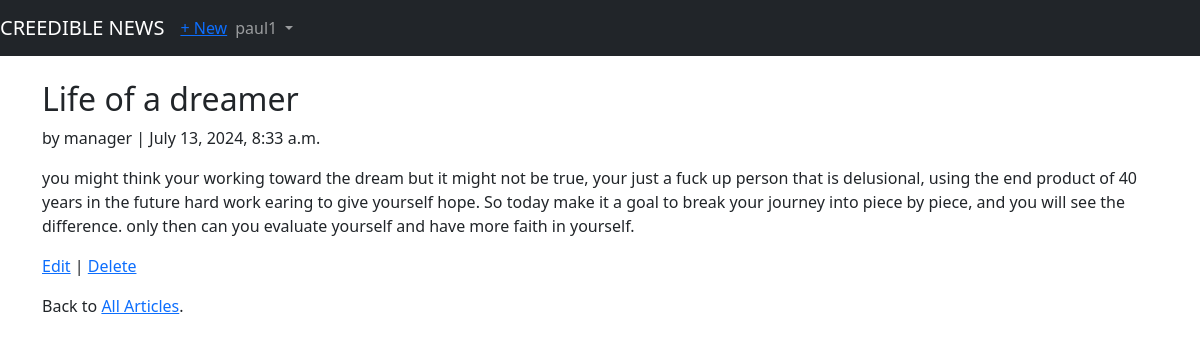
Screenshot of /articles/1/ (signed in) with the database file from the repository.
### users/models.py (models this page shows)
class CustomUser(AbstractUser):
    age = models.PositiveIntegerField(null=True, blank=True)

### articles/models.py (models this page shows, shortened)
class Article(models.Model):
    title = models.CharField(max_length=255)
    body = models.TextField()
    date = models.DateTimeField(auto_now_add=True)
    author = models.ForeignKey(
        get_user_model(),
        on_delete=models.CASCADE,
    )

### articles/views.py (the view)
# urls.py: path('<int:pk>/', ArticleDetailView.as_view(), name='article_detail'),
class ArticleDetailView(LoginRequiredMixin, DetailView):
    model = Article
    template_name = 'article_detail.html'

### templates/article_detail.html
{% extends 'base.html' %}
{%block content %}
<div class="article-entry">
    <h2>{{ object.title }}</h2>
    <p>by {{ object.author }} | {{ object.date }}</p>
    <p>{{ object.body }}</p>
</div>
<p><a href="{% url 'article_edit' article.pk %}">Edit</a> | <a href="{% url 'article_delete' article.pk %}">Delete</a> </p>
<p>Back to <a href="{% url 'article_list' %}">All Articles</a>.</p>
{% endblock content %}

### templates/base.html (shortened to what this page needs)
<!DOCTYPE html>
<html lang="en">
<head>
    <link href="https://cdn.jsdelivr.net/npm/bootstrap@5.3.3/dist/css/bootstrap.min.css" rel="stylesheet">
</head>
<body>
    <nav class="navbar navbar-expand-md navbar-dark bg-dark mb-4">
        <a href="{% url 'home' %}" class="navbar-brand">CREEDIBLE NEWS</a>
        {% if user.is_authenticated %}
        <ul class="navbar-nav mr-auto">
            <li class="nav-item"><a href="{% url 'article_new' %}">+ New</a></li>
        </ul>
        {% endif %}
        <div class="collapse navbar-collapse" id="navbarCollapse">
            {% if user.is_authenticated %}
                <ul class="navbar-nav mr-auto">
                    <li class="nav-item dropdown">
                        <a href="#" class="nav-link dropdown-toggle" id="userMenu" role="button" data-bs-toggle="dropdown" aria-expanded="false">
                            {{ user.username }}
                        </a>
                    </li>
                </ul>
            {% else %}
                <div class="d-flex ms-auto">
                    <a href="{% url 'login' %}" class="btn btn-outline-secondary">Log In</a>
                    <a href="{% url 'signup' %}" class="btn btn-primary ms-2">Sign up</a>
                </div>
            {% endif %}
        </div>
    </nav>
    <div class="container">
        {%block content %}
        {% endblock content %}
    </div>
</body>
</html>

### rows the page displays
CustomUser: username "paul1"
Article: title "Life of a dreamer", author "manager", date "July 13, 2024, 8:33 a.m.", body "you might think your working toward the dream but it might not be true, your just a fuck up person that is delusional, using the end product of 40 years in the future hard work earing to give yourself hope. So today make it a goal to break your journey into piece by piece, and you will see the difference. only then can you evaluate yourself and have more faith in yourself."
